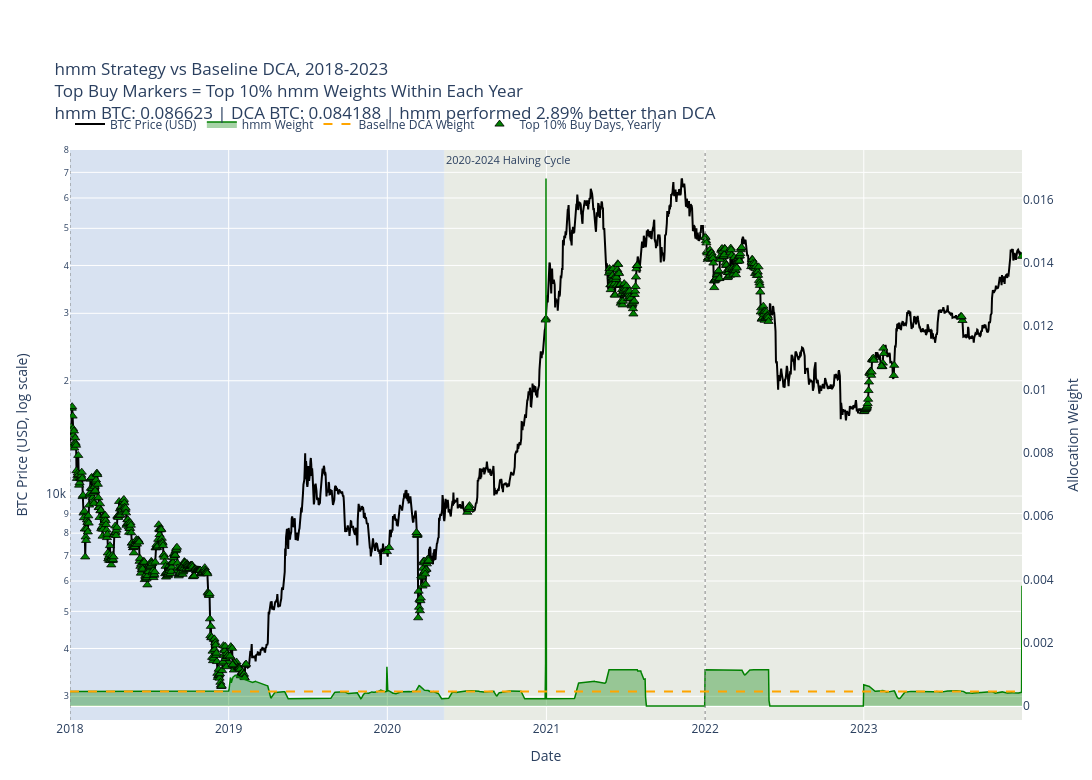

Source (notebook cell):
### Code cell
hmm_yearly = []
uniform_yearly = []
uniform_strategy = UniformStrategy()

for year in range(2018, 2024):
    hmm = export_one_year(hmm2, btc_df_pl, year, runner)
    if hmm is not None:
        hmm_yearly.append(hmm)

    uniform_result = export_one_year(uniform_strategy, btc_df_pl, year, runner)
    if uniform_result is not None:
        uniform_yearly.append(uniform_result)

print("HMM-GARCH valid yearly exports:", len(hmm_yearly))
print("Uniform valid yearly exports:", len(uniform_yearly))
if not hmm_yearly:
    raise ValueError("No valid HMM-GARCH exports were produced.")

if not uniform_yearly:
    raise ValueError("No valid Uniform exports were produced.")

hmm_all = pl.concat(hmm_yearly).rename({"weight": "hmm_weight_raw"})
uniform_all = pl.concat(uniform_yearly).rename({"weight": "baseline_weight_raw"})

print("HMM-GARCH combined rows:", hmm_all.height)
print("Uniform combined rows:", uniform_all.height)
merged = (
    hmm_all
    .select(["date", "price_usd", "hmm_weight_raw"])
    .join(
        uniform_all.select(["date", "baseline_weight_raw"]),
        on="date",
        how="inner"
    )
    .sort("date")
)

print("Merged rows:", merged.height)

merged.head()
hmm_sum = merged["hmm_weight_raw"].sum()
uniform_sum = merged["baseline_weight_raw"].sum()

merged = merged.with_columns([
    (pl.col("hmm_weight_raw") / hmm_sum).alias("hmm_weight"),
    (pl.col("baseline_weight_raw") / uniform_sum).alias("baseline_weight"),
])

print("HMM-GARCH normalized weight sum:", merged["hmm_weight"].sum())
print("Uniform normalized weight sum:", merged["baseline_weight"].sum())
total_budget_usd = 1000.0

merged = merged.with_columns([
    (pl.col("hmm_weight") * total_budget_usd).alias("hmm_usd"),
    (pl.col("baseline_weight") * total_budget_usd).alias("baseline_usd"),
])

merged = merged.with_columns([
    (pl.col("hmm_usd") / pl.col("price_usd")).alias("btc_accum_hmm"),
    (pl.col("baseline_usd") / pl.col("price_usd")).alias("btc_accum_baseline"),
])

merged = merged.with_columns([
    (pl.col("btc_accum_hmm") * 100_000_000).alias("sats_accum_hmm"),
    (pl.col("btc_accum_baseline") * 100_000_000).alias("sats_accum_baseline"),
])

merged = merged.with_columns([
    (pl.col("sats_accum_hmm") / pl.col("hmm_usd")).alias("sats_per_dollar_hmm"),
    (pl.col("sats_accum_baseline") / pl.col("baseline_usd")).alias("sats_per_dollar_baseline"),
])

total_dynamic_btc = merged["btc_accum_hmm"].sum()
total_baseline_btc = merged["btc_accum_baseline"].sum()

sats_per_dollar_dynamic = (total_dynamic_btc / total_budget_usd) * 100_000_000
sats_per_dollar_baseline = (total_baseline_btc / total_budget_usd) * 100_000_000

pct_diff_vs_baseline = (
    (total_dynamic_btc - total_baseline_btc) / total_baseline_btc
) * 100

performance_label = "better" if pct_diff_vs_baseline > 0 else "worse"

print(f"Total BTC accumulated, hmm: {total_dynamic_btc:.6f}")
print(f"Total BTC accumulated, Uniform: {total_baseline_btc:.6f}")
print(f"Sats per dollar, hmm: {sats_per_dollar_dynamic:.2f}")
print(f"Sats per dollar, Uniform: {sats_per_dollar_baseline:.2f}")
print(f"hmm performed {abs(pct_diff_vs_baseline):.2f}% {performance_label} than Uniform")
def assign_cycle_label(date):
    for cycle in calendar_cycles:
        start = pd.to_datetime(cycle["start"])
        end = pd.to_datetime(cycle["end"])
        if start <= date <= end:
            return cycle["label"]
    return "Outside cycle"


plot_df = merged.to_pandas()
plot_df["date"] = pd.to_datetime(plot_df["date"])
plot_df["year"] = plot_df["date"].dt.year
plot_df["cycle_label"] = plot_df["date"].apply(assign_cycle_label)

plot_df.head()
top_buy_points_list = []

for year, year_df in plot_df.groupby("year"):
    threshold = year_df["hmm_weight"].quantile(0.90)

    top_year_df = year_df[year_df["hmm_weight"] >= threshold].copy()
    top_year_df["top_buy_threshold_year"] = threshold

    top_buy_points_list.append(top_year_df)

top_buy_points = pd.concat(top_buy_points_list, ignore_index=True)

top_buy_points = top_buy_points.sort_values(
    ["year", "hmm_weight"],
    ascending=[True, False]
)

print("Top buy points:", len(top_buy_points))
top_buy_points[["date", "year", "price_usd", "hmm_weight", "top_buy_threshold_year"]].head()
import plotly.graph_objects as go

fig = go.Figure()

# Add actual halving-period background shading.
for period in halving_periods:
    fig.add_vrect(
        x0=pd.to_datetime(period["start"]),
        x1=pd.to_datetime(period["end"]),
        fillcolor=period["color"],
        opacity=1.0,
        layer="below",
        line_width=0,
        annotation_text=period["label"],
        annotation_position="top left",
        annotation_font_size=11,
    )

# Add vertical dotted lines for calendar cycle starts.
for cycle in calendar_cycles:
    fig.add_vline(
        x=pd.to_datetime(cycle["start"]),
        line_width=1,
        line_dash="dot",
        line_color="gray"
    )

# BTC price line on left y-axis.
fig.add_trace(
    go.Scatter(
        x=plot_df["date"],
        y=plot_df["price_usd"],
        mode="lines",
        name="BTC Price (USD)",
        line=dict(color="black", width=2),
        yaxis="y1",
        customdata=plot_df[
            [
                "year",
                "cycle_label",
                "hmm_weight",
                "baseline_weight",
                "sats_per_dollar_hmm",
                "sats_per_dollar_baseline",
                "sats_accum_hmm",
                "sats_accum_baseline",
            ]
        ],
        hovertemplate=(
            "<b>Date</b>: %{x|%Y-%m-%d}<br>"
            "<b>Year</b>: %{customdata[0]}<br>"
            "<b>Cycle</b>: %{customdata[1]}<br>"
            "<b>BTC Price</b>: $%{y:,.2f}<br>"
            "<b>hmm Weight</b>: %{customdata[2]:.8f}<br>"
            "<b>DCA Weight</b>: %{customdata[3]:.8f}<br>"
            "<b>hmm sats/$</b>: %{customdata[4]:,.2f}<br>"
            "<b>DCA sats/$</b>: %{customdata[5]:,.2f}<br>"
            "<b>hmm sats accumulated</b>: %{customdata[6]:,.2f}<br>"
            "<b>DCA sats accumulated</b>: %{customdata[7]:,.2f}"
            "<extra></extra>"
        )
    )
)

# Momentum allocation weight on right y-axis.
fig.add_trace(
    go.Scatter(
        x=plot_df["date"],
        y=plot_df["hmm_weight"],
        mode="lines",
        name="hmm Weight",
        line=dict(color="green", width=1.5),
        fill="tozeroy",
        fillcolor="rgba(0, 128, 0, 0.35)",
        yaxis="y2",
        customdata=plot_df[
            [
                "year",
                "cycle_label",
                "price_usd",
                "sats_per_dollar_hmm",
                "sats_accum_hmm",
            ]
        ],
        hovertemplate=(
            "<b>Date</b>: %{x|%Y-%m-%d}<br>"
            "<b>Year</b>: %{customdata[0]}<br>"
            "<b>Cycle</b>: %{customdata[1]}<br>"
            "<b>hmm Weight</b>: %{y:.8f}<br>"
            "<b>BTC Price</b>: $%{customdata[2]:,.2f}<br>"
            "<b>hmm sats/$</b>: %{customdata[3]:,.2f}<br>"
            "<b>hmm sats accumulated</b>: %{customdata[4]:,.2f}"
            "<extra></extra>"
        )
    )
)

# Baseline DCA allocation weight on right y-axis.
fig.add_trace(
    go.Scatter(
        x=plot_df["date"],
        y=plot_df["baseline_weight"],
        mode="lines",
        name="Baseline DCA Weight",
        line=dict(color="orange", width=2, dash="dash"),
        yaxis="y2",
        customdata=plot_df[
            [
                "year",
                "cycle_label",
                "price_usd",
                "sats_per_dollar_baseline",
                "sats_accum_baseline",
            ]
        ],
        hovertemplate=(
            "<b>Date</b>: %{x|%Y-%m-%d}<br>"
            "<b>Year</b>: %{customdata[0]}<br>"
            "<b>Cycle</b>: %{customdata[1]}<br>"
            "<b>DCA Weight</b>: %{y:.8f}<br>"
            "<b>BTC Price</b>: $%{customdata[2]:,.2f}<br>"
            "<b>DCA sats/$</b>: %{customdata[3]:,.2f}<br>"
            "<b>DCA sats accumulated</b>: %{customdata[4]:,.2f}"
            "<extra></extra>"
        )
    )
)

# Top 10% buy points calculated yearly.
fig.add_trace(
    go.Scatter(
        x=top_buy_points["date"],
        y=top_buy_points["price_usd"],
        mode="markers",
        name="Top 10% Buy Days, Yearly",
        marker=dict(
            color="green",
            symbol="triangle-up",
            size=8,
            line=dict(color="black", width=0.8)
        ),
        yaxis="y1",
        customdata=top_buy_points[
            [
                "year",
                "cycle_label",
                "hmm_weight",
                "top_buy_threshold_year",
            ]
        ],
        hovertemplate=(
            "<b>Top 10% Buy Date</b>: %{x|%Y-%m-%d}<br>"
            "<b>Year</b>: %{customdata[0]}<br>"
            "<b>Cycle</b>: %{customdata[1]}<br>"
            "<b>BTC Price</b>: $%{y:,.2f}<br>"
            "<b>hmm Weight</b>: %{customdata[2]:.8f}<br>"
            "<b>Yearly Top 10% Threshold</b>: %{customdata[3]:.8f}"
            "<extra></extra>"
        )
    )
)

fig.update_layout(
    title=(
        "hmm Strategy vs Baseline DCA, 2018-2023<br>"
        "Top Buy Markers = Top 10% hmm Weights Within Each Year<br>"
        f"hmm BTC: {total_dynamic_btc:.6f} | "
        f"DCA BTC: {total_baseline_btc:.6f} | "
        f"hmm performed {abs(pct_diff_vs_baseline):.2f}% {performance_label} than DCA"
    ),
    width=1450,
    height=780,
    hovermode="x unified",
    xaxis=dict(
        title="Date",
        range=[
            pd.to_datetime("2018-01-01"),
            pd.to_datetime("2023-12-31")
        ],
    ),
    yaxis=dict(
        title="BTC Price (USD, log scale)",
        type="log",
        side="left",
    ),
    yaxis2=dict(
        title="Allocation Weight",
        overlaying="y",
        side="right",
        showgrid=False,
    ),
    legend=dict(
        orientation="h",
        yanchor="bottom",
        y=1.02,
        xanchor="left",
        x=0,
    ),
    margin=dict(l=70, r=70, t=150, b=60),
)

fig.show()

### Figure 1 — Plotly figure (JSON) as saved in the notebook; plotly's stock layout.template omitted (floating-point values rounded to 4 significant figures; data arrays with more than 128 entries replaced by an {"elided": "..."} marker saying what was removed)
{"data": [{"customdata": {"elided": "2190x8 mixed values"}, "hovertemplate": "<b>Date</b>: %{x|%Y-%m-%d}<br><b>Year</b>: %{customdata[0]}<br><b>Cycle</b>: %{customdata[1]}<br><b>BTC Price</b>: $%{y:,.2f}<br><b>hmm Weight</b>: %{customdata[2]:.8f}<br><b>DCA Weight</b>: %{customdata[3]:.8f}<br><b>hmm sats/$</b>: %{customdata[4]:,.2f}<br><b>DCA sats/$</b>: %{customdata[5]:,.2f}<br><b>hmm sats accumulated</b>: %{customdata[6]:,.2f}<br><b>DCA sats accumulated</b>: %{customdata[7]:,.2f}<extra></extra>", "line": {"color": "black", "width": 2}, "mode": "lines", "name": "BTC Price (USD)", "type": "scatter", "x": {"elided": "2190 str values"}, "y": {"elided": "2190 float values"}, "yaxis": "y"}, {"customdata": {"elided": "2190x5 mixed values"}, "fill": "tozeroy", "fillcolor": "rgba(0, 128, 0, 0.35)", "hovertemplate": "<b>Date</b>: %{x|%Y-%m-%d}<br><b>Year</b>: %{customdata[0]}<br><b>Cycle</b>: %{customdata[1]}<br><b>hmm Weight</b>: %{y:.8f}<br><b>BTC Price</b>: $%{customdata[2]:,.2f}<br><b>hmm sats/$</b>: %{customdata[3]:,.2f}<br><b>hmm sats accumulated</b>: %{customdata[4]:,.2f}<extra></extra>", "line": {"color": "green", "width": 1.5}, "mode": "lines", "name": "hmm Weight", "type": "scatter", "x": {"elided": "2190 str values"}, "y": {"elided": "2190 float values"}, "yaxis": "y2"}, {"customdata": {"elided": "2190x5 mixed values"}, "hovertemplate": "<b>Date</b>: %{x|%Y-%m-%d}<br><b>Year</b>: %{customdata[0]}<br><b>Cycle</b>: %{customdata[1]}<br><b>DCA Weight</b>: %{y:.8f}<br><b>BTC Price</b>: $%{customdata[2]:,.2f}<br><b>DCA sats/$</b>: %{customdata[3]:,.2f}<br><b>DCA sats accumulated</b>: %{customdata[4]:,.2f}<extra></extra>", "line": {"color": "orange", "dash": "dash", "width": 2}, "mode": "lines", "name": "Baseline DCA Weight", "type": "scatter", "x": {"elided": "2190 str values"}, "y": {"elided": "2190 float values"}, "yaxis": "y2"}, {"customdata": {"elided": "668x4 mixed values"}, "hovertemplate": "<b>Top 10% Buy Date</b>: %{x|%Y-%m-%d}<br><b>Year</b>: %{customdata[0]}<br><b>Cycle</b>: %{customdata[1]}<br><b>BTC Price</b>: $%{y:,.2f}<br><b>hmm Weight</b>: %{customdata[2]:.8f}<br><b>Yearly Top 10% Threshold</b>: %{customdata[3]:.8f}<extra></extra>", "marker": {"color": "green", "line": {"color": "black", "width": 0.8}, "size": 8, "symbol": "triangle-up"}, "mode": "markers", "name": "Top 10% Buy Days, Yearly", "type": "scatter", "x": {"elided": "668 str values"}, "y": {"elided": "668 float values"}, "yaxis": "y"}], "layout": {"annotations": [{"font": {"size": 11}, "showarrow": false, "text": "Before Nov 2012 Halving", "x": "2010-08-16T00:00:00", "xanchor": "left", "xref": "x", "y": 1, "yanchor": "top", "yref": "y domain"}, {"font": {"size": 11}, "showarrow": false, "text": "2012-2016 Halving Cycle", "x": "2012-11-28T00:00:00", "xanchor": "left", "xref": "x", "y": 1, "yanchor": "top", "yref": "y domain"}, {"font": {"size": 11}, "showarrow": false, "text": "2016-2020 Halving Cycle", "x": "2016-07-09T00:00:00", "xanchor": "left", "xref": "x", "y": 1, "yanchor": "top", "yref": "y domain"}, {"font": {"size": 11}, "showarrow": false, "text": "2020-2024 Halving Cycle", "x": "2020-05-11T00:00:00", "xanchor": "left", "xref": "x", "y": 1, "yanchor": "top", "yref": "y domain"}], "height": 780, "hovermode": "x unified", "legend": {"orientation": "h", "x": 0, "xanchor": "left", "y": 1.02, "yanchor": "bottom"}, "margin": {"b": 60, "l": 70, "r": 70, "t": 150}, "shapes": [{"fillcolor": "rgba(173, 216, 230, 0.25)", "layer": "below", "line": {"width": 0}, "opacity": 1, "type": "rect", "x0": "2010-08-16T00:00:00", "x1": "2012-11-27T00:00:00", "xref": "x", "y0": 0, "y1": 1, "yref": "y domain"}, {"fillcolor": "rgba(144, 238, 144, 0.25)", "layer": "below", "line": {"width": 0}, "opacity": 1, "type": "rect", "x0": "2012-11-28T00:00:00", "x1": "2016-07-08T00:00:00", "xref": "x", "y0": 0, "y1": 1, "yref": "y domain"}, {"fillcolor": "rgba(176, 196, 222, 0.25)", "layer": "below", "line": {"width": 0}, "opacity": 1, "type": "rect", "x0": "2016-07-09T00:00:00", "x1": "2020-05-10T00:00:00", "xref": "x", "y0": 0, "y1": 1, "yref": "y domain"}, {"fillcolor": "rgba(238, 232, 170, 0.25)", "layer": "below", "line": {"width": 0}, "opacity": 1, "type": "rect", "x0": "2020-05-11T00:00:00", "x1": "2023-12-31T00:00:00", "xref": "x", "y0": 0, "y1": 1, "yref": "y domain"}, {"line": {"color": "gray", "dash": "dot", "width": 1}, "type": "line", "x0": "2010-08-16T00:00:00", "x1": "2010-08-16T00:00:00", "xref": "x", "y0": 0, "y1": 1, "yref": "y domain"}, {"line": {"color": "gray", "dash": "dot", "width": 1}, "type": "line", "x0": "2014-01-01T00:00:00", "x1": "2014-01-01T00:00:00", "xref": "x", "y0": 0, "y1": 1, "yref": "y domain"}, {"line": {"color": "gray", "dash": "dot", "width": 1}, "type": "line", "x0": "2018-01-01T00:00:00", "x1": "2018-01-01T00:00:00", "xref": "x", "y0": 0, "y1": 1, "yref": "y domain"}, {"line": {"color": "gray", "dash": "dot", "width": 1}, "type": "line", "x0": "2022-01-01T00:00:00", "x1": "2022-01-01T00:00:00", "xref": "x", "y0": 0, "y1": 1, "yref": "y domain"}], "title": {"text": "hmm Strategy vs Baseline DCA, 2018-2023<br>Top Buy Markers = Top 10% hmm Weights Within Each Year<br>hmm BTC: 0.086623 | DCA BTC: 0.084188 | hmm performed 2.89% better than DCA"}, "width": 1450, "xaxis": {"range": ["2018-01-01T00:00:00", "2023-12-31T00:00:00"], "title": {"text": "Date"}}, "yaxis": {"side": "left", "title": {"text": "BTC Price (USD, log scale)"}, "type": "log"}, "yaxis2": {"overlaying": "y", "showgrid": false, "side": "right", "title": {"text": "Allocation Weight"}}}}
